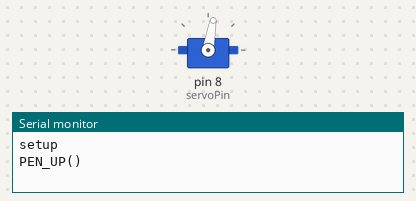
Bench run of a sketch on a simulated Arduino Uno, built with avr-gcc and run on an emulated ATmega328P. Shown: servo, the last lines printed to the serial monitor. At 2.5 s the program stops and its outputs stay as they are.

Above: at 0.3 s.
At 1.8 s:
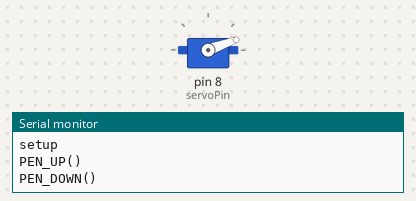
Timing chart, 0 to 3.8 s (numbered marks = the images above):
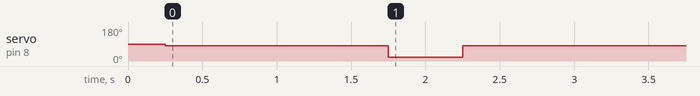

The sketch:

arduinoDrawingCar.ino
```cpp
//

#include <Servo.h>

// setup servo
int servoPin = 8;
int PEN_DOWN = 20; // angle of servo when pen is down
int PEN_UP = 80;   // angle of servo when pen is up
Servo penServo;

float wheel_dia=64; //    # mm (increase = spiral out)
float wheel_base=109; //    # mm (increase = spiral in, ccw)
int steps_rev=128; //        # 512 for 64x gearbox, 128 for 16x gearbox
int delay_time=6; //         # time between steps in ms

// Stepper sequence org->pink->blue->yel
int L_stepper_pins[] = {12, 10, 9, 11};
int R_stepper_pins[] = {4, 6, 7, 5};

int fwd_mask[][4] =  {{1, 0, 1, 0},
                      {0, 1, 1, 0},
                      {0, 1, 0, 1},
                      {1, 0, 0, 1}};

int rev_mask[][4] =  {{1, 0, 0, 1},
                      {0, 1, 0, 1},
                      {0, 1, 1, 0},
                      {1, 0, 1, 0}};


void setup() {
  randomSeed(analogRead(2));
  Serial.begin(9600);
  for(int pin=0; pin<4; pin++){
    pinMode(L_stepper_pins[pin], OUTPUT);
    digitalWrite(L_stepper_pins[pin], LOW);
    pinMode(R_stepper_pins[pin], OUTPUT);
    digitalWrite(R_stepper_pins[pin], LOW);
  }
  penServo.attach(servoPin);
  Serial.println("setup");

  penup();

  delay(1000);
}


void loop(){ // draw a calibration box 4 times
  pendown();
  for(int x=0; x<12; x++){
    forward(100);
    left(90);
  }
  penup();

  done();      // releases stepper motor
  while(1);    // wait for reset
}


// ----- HELPER FUNCTIONS -----------
int step(float distance){
  int steps = distance * steps_rev / (wheel_dia * 3.1412); //24.61
//  /*
//  Serial.print(distance);
//  Serial.print(" ");
//  Serial.print(steps_rev);
//  Serial.print(" ");
//  Serial.print(wheel_dia);
//  Serial.print(" ");
//  Serial.println(steps);
//  delay(1000);*/
//  return steps;
}


void forward(float distance){
  int steps = step(distance);
  Serial.println(steps);
  for(int step=0; step<steps; step++){
    for(int mask=0; mask<4; mask++){
      for(int pin=0; pin<4; pin++){
        digitalWrite(L_stepper_pins[pin], rev_mask[mask][pin]);
        digitalWrite(R_stepper_pins[pin], fwd_mask[mask][pin]);
      }
      delay(delay_time);
    }
  }
}


void backward(float distance){
  int steps = step(distance);
  for(int step=0; step<steps; step++){
    for(int mask=0; mask<4; mask++){
      for(int pin=0; pin<4; pin++){
        digitalWrite(L_stepper_pins[pin], fwd_mask[mask][pin]);
        digitalWrite(R_stepper_pins[pin], rev_mask[mask][pin]);
      }
      delay(delay_time);
    }
  }
}


void right(float degrees){
  float rotation = degrees / 360.0;
  float distance = wheel_base * 3.1412 * rotation;
  int steps = step(distance);
  for(int step=0; step<steps; step++){
    for(int mask=0; mask<4; mask++){
      for(int pin=0; pin<4; pin++){
        digitalWrite(R_stepper_pins[pin], rev_mask[mask][pin]);
        digitalWrite(L_stepper_pins[pin], rev_mask[mask][pin]);
      }
      delay(delay_time);
    }
  }
}


void left(float degrees){
  float rotation = degrees / 360.0;
  float distance = wheel_base * 3.1412 * rotation;
  int steps = step(distance);
  for(int step=0; step<steps; step++){
    for(int mask=0; mask<4; mask++){
      for(int pin=0; pin<4; pin++){
        digitalWrite(R_stepper_pins[pin], fwd_mask[mask][pin]);
        digitalWrite(L_stepper_pins[pin], fwd_mask[mask][pin]);
      }
      delay(delay_time);
    }
  }
}


void done(){ // unlock stepper to save battery
  for(int mask=0; mask<4; mask++){
    for(int pin=0; pin<4; pin++){
      digitalWrite(R_stepper_pins[pin], LOW);
      digitalWrite(L_stepper_pins[pin], LOW);
    }
    delay(delay_time);
  }
}


void penup(){
  delay(250);
  Serial.println("PEN_UP()");
  penServo.write(PEN_UP);
  delay(250);
}


void pendown(){
  delay(250);
  Serial.println("PEN_DOWN()");
  penServo.write(PEN_DOWN);
  delay(250);
}
```

Measured:
- by itself, servo on pin 8 (servoPin): 90° → 80° at 0.25 s, → 20° 1.5 s later, → 80° 0.50 s later
